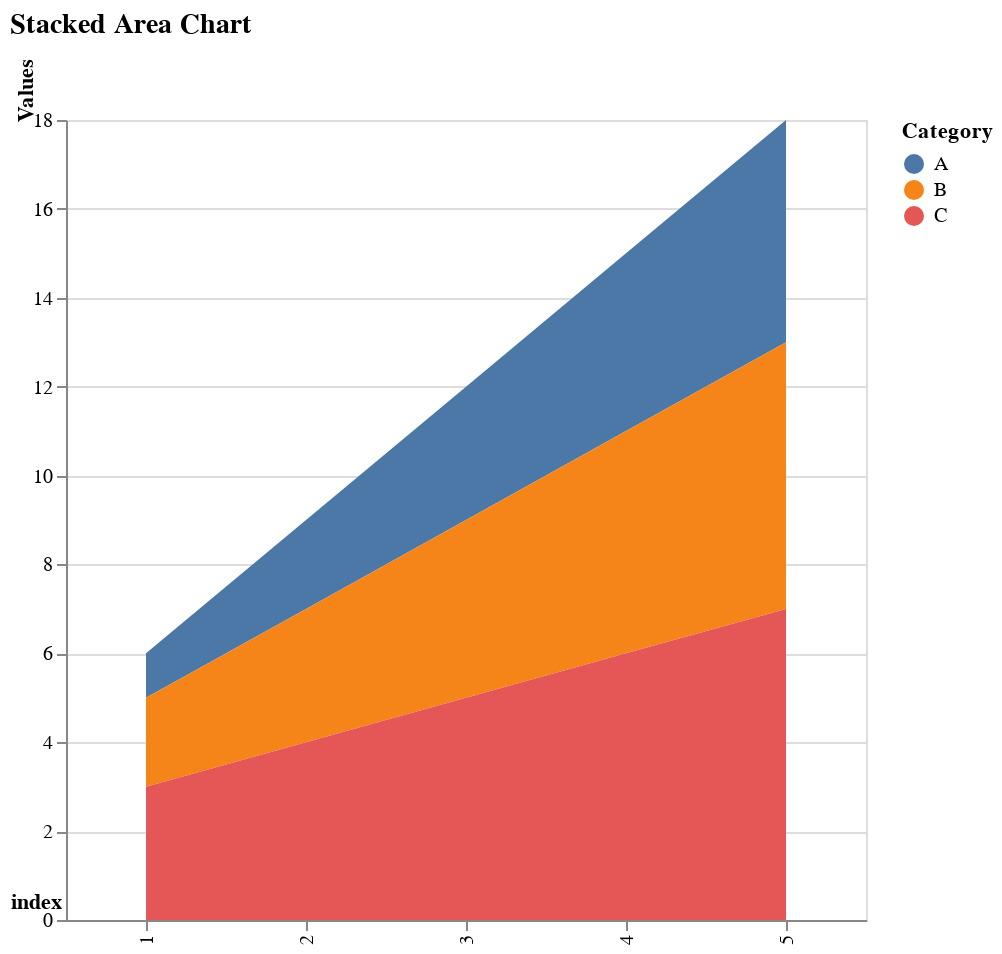

This figure's notebook cell:
### Code cell
import altair as alt
import pandas as pd

# Create a DataFrame
df = pd.DataFrame(
    {"A": [1, 2, 3, 4, 5], "B": [2, 3, 4, 5, 6], "C": [3, 4, 5, 6, 7]},
    index=[1, 2, 3, 4, 5],
)

df = df.reset_index().melt("index", var_name="Category", value_name="Values")

chart = (
    alt.Chart(df)
    .mark_area()
    .encode(x="index:O", y=alt.Y("Values:Q", stack="zero"), color="Category:N")
    .properties(title="Stacked Area Chart", width=400, height=400)
)

chart.configure_axis(titleX=-15, titleY=-15).configure_title(
    anchor="start", fontSize=14, offset=10
)

### Figure 1 — Vega-Lite specification as saved in the notebook (floating-point values rounded to 4 significant figures)
{"config": {"view": {"continuousWidth": 300, "continuousHeight": 300}, "axis": {"titleX": -15, "titleY": -15}, "title": {"anchor": "start", "fontSize": 14, "offset": 10}}, "data": {"name": "data-a5a493f61d39df0443e66d6261b8e5d4"}, "mark": {"type": "area"}, "encoding": {"color": {"field": "Category", "type": "nominal"}, "x": {"field": "index", "type": "ordinal"}, "y": {"field": "Values", "stack": "zero", "type": "quantitative"}}, "height": 400, "title": "Stacked Area Chart", "width": 400, "$schema": "https://vega.github.io/schema/vega-lite/v5.8.0.json", "datasets": {"data-a5a493f61d39df0443e66d6261b8e5d4": [{"index": 1, "Category": "A", "Values": 1}, {"index": 2, "Category": "A", "Values": 2}, {"index": 3, "Category": "A", "Values": 3}, {"index": 4, "Category": "A", "Values": 4}, {"index": 5, "Category": "A", "Values": 5}, {"index": 1, "Category": "B", "Values": 2}, {"index": 2, "Category": "B", "Values": 3}, {"index": 3, "Category": "B", "Values": 4}, {"index": 4, "Category": "B", "Values": 5}, {"index": 5, "Category": "B", "Values": 6}, {"index": 1, "Category": "C", "Values": 3}, {"index": 2, "Category": "C", "Values": 4}, {"index": 3, "Category": "C", "Values": 5}, {"index": 4, "Category": "C", "Values": 6}, {"index": 5, "Category": "C", "Values": 7}]}}
